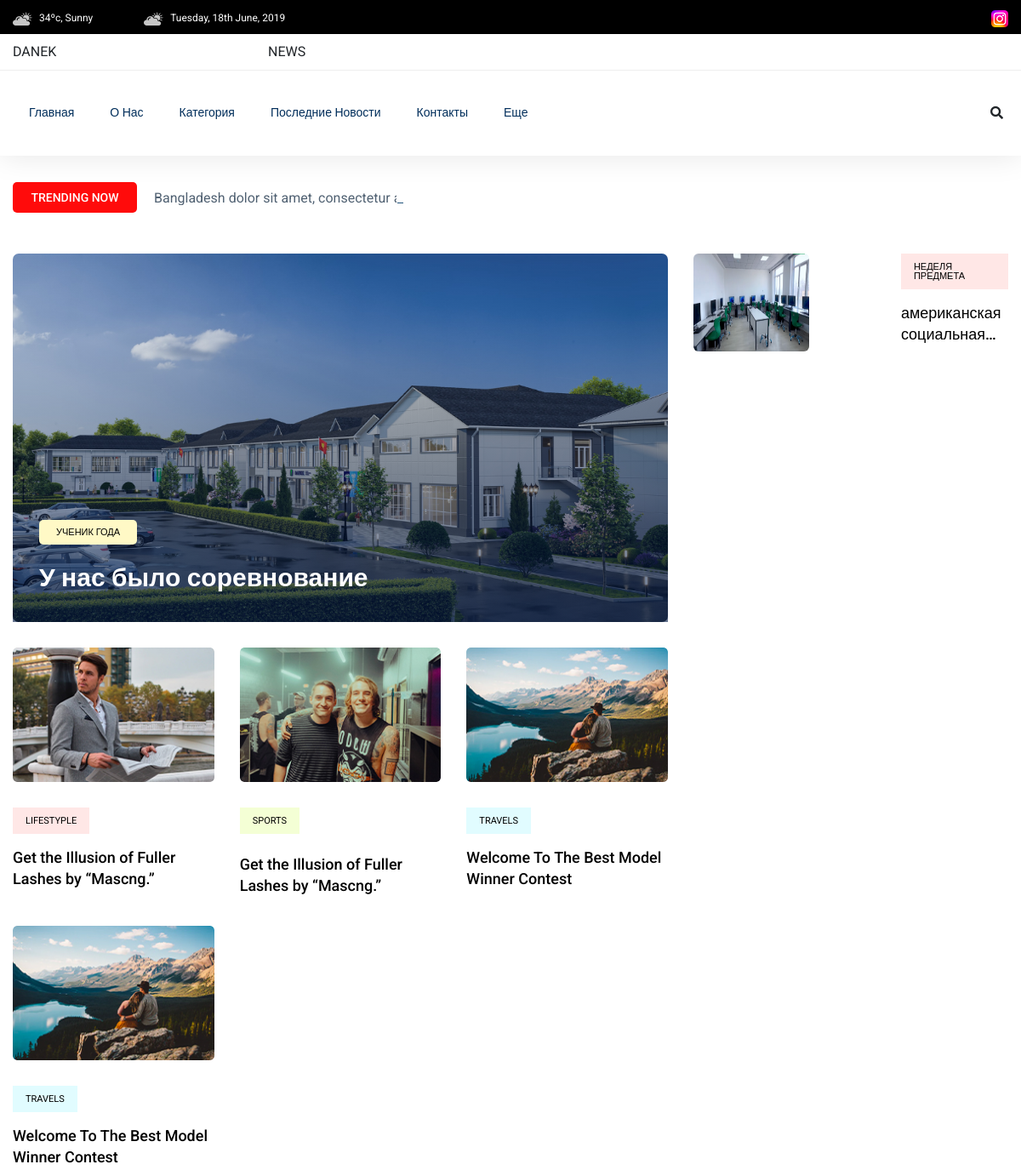
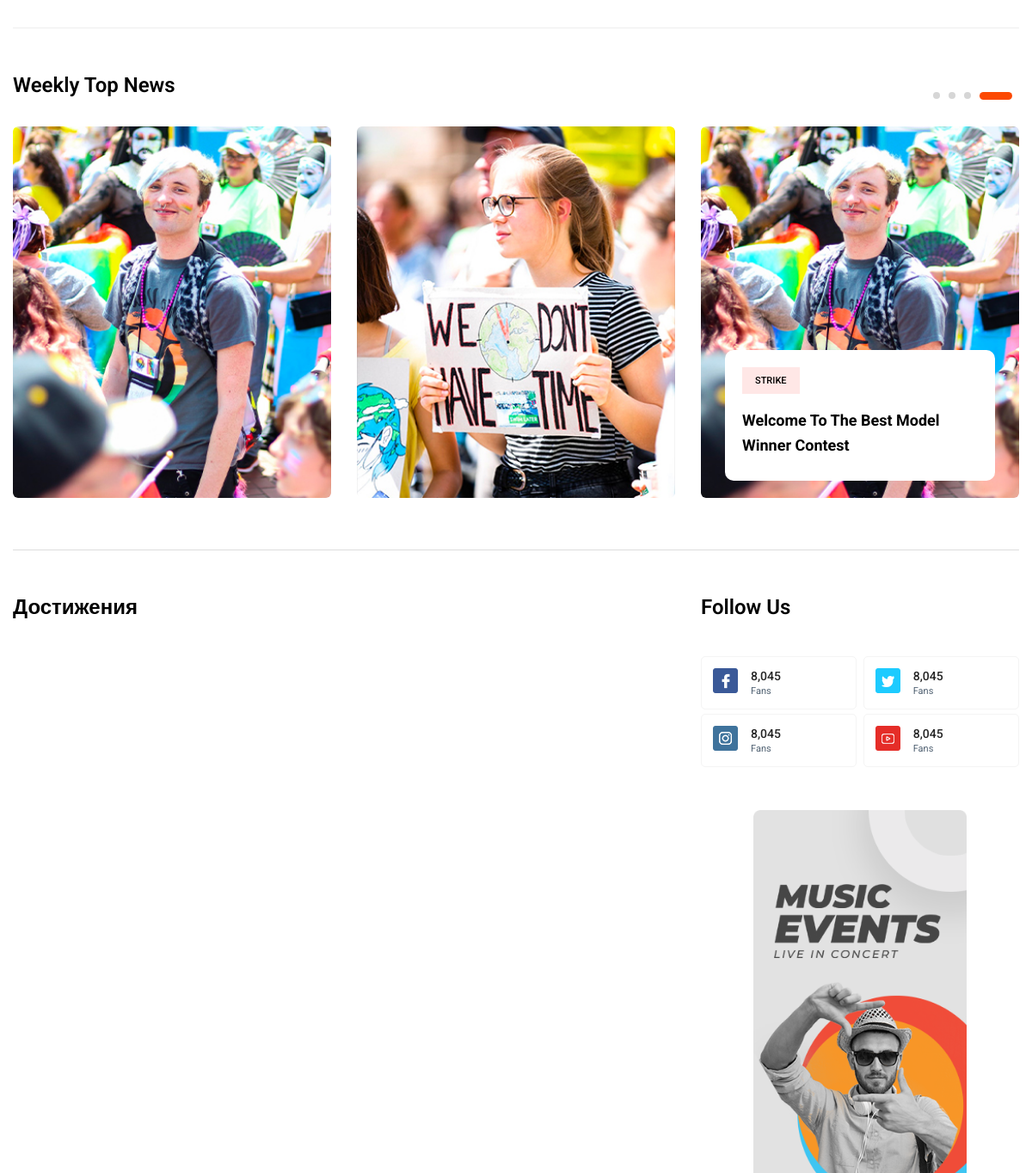
Before: / (upper part) with the older database file (2 pictures, top to bottom).
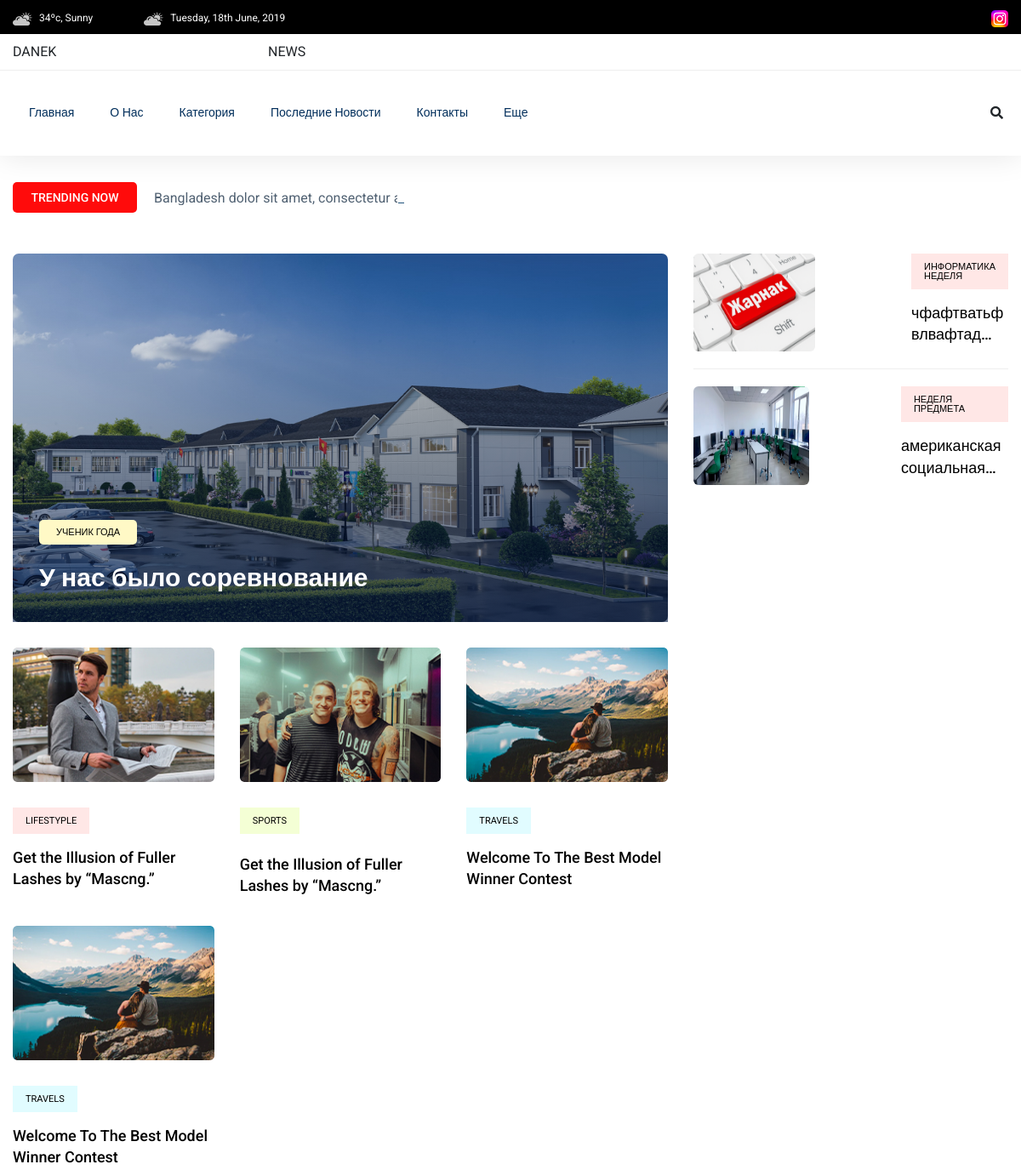
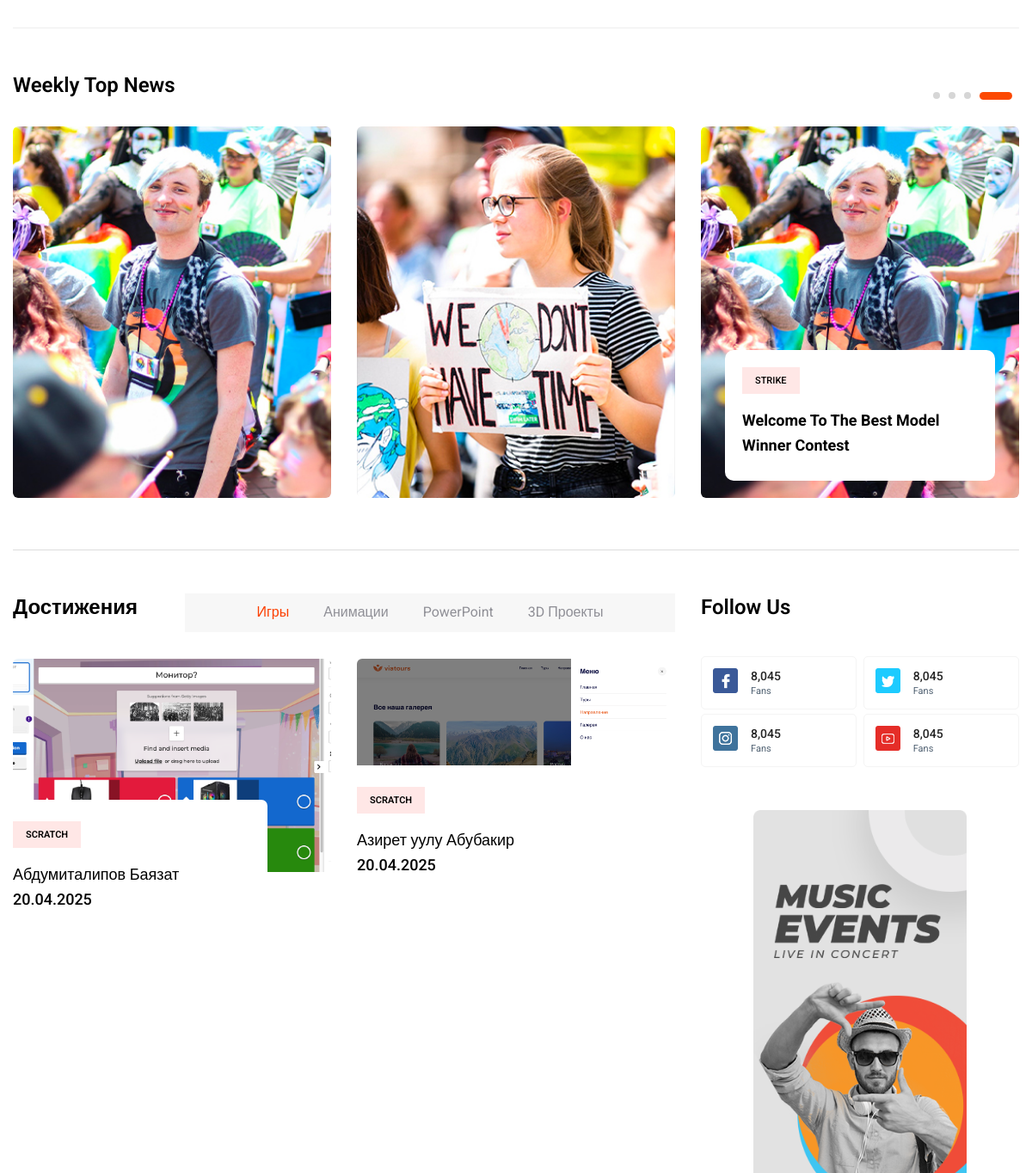
After: the same page with the newer database file (2 pictures, top to bottom).
### website/models.py (models this page shows, shortened)
class SocialNetWorks(models.Model):
    name = models.CharField(max_length=255, blank=True, null=True)
    link = models.CharField(max_length=255, blank=True, null=True)
    image=models.ImageField(upload_to='networks',default='')
    class Meta:
        verbose_name = "Социальная сеть"

class Banner(models.Model):
    title = models.CharField(max_length=255, blank=True, null=True)
    image = models.ImageField(upload_to='banner/', default='')
    text=models.CharField(max_length=255)
    is_active = models.BooleanField(default=True, verbose_name="Активен" )
    created_at = models.DateTimeField(auto_now_add=True, verbose_name="Дата создания")
    class Meta:
        verbose_name = "Баннер"
        verbose_name_plural = "Баннеры"

class News(models.Model):
    title = models.CharField(max_length=255, blank=True, null=True)
    text = models.TextField(max_length=255)
    image=models.ImageField(upload_to='news/')
    created_at = models.DateTimeField(auto_now_add=True, verbose_name="Дата создания")
    class Meta:
        verbose_name = "Новость"
        ordering = ['-created_at']

class AchievCategory(models.Model):
    title = models.CharField(max_length=255, blank=True, null=True)
    class Meta:
        verbose_name = "Категория достижения"

class AchievCategoryProduct(models.Model):
    category = models.ForeignKey(AchievCategory, on_delete=models.CASCADE, related_name='category')
    create_in = models.CharField(max_length=255, blank=True, null=True)
    image=models.ImageField(upload_to='achievements/',default='')
    author=models.TextField(max_length=255)
    project_file=models.FileField(upload_to='project_file/')
    create_at=models.DateTimeField(auto_now_add=True, verbose_name="Дата создания")
    class Meta:
        verbose_name = "Достижения"

### website/views.py (the view)
# urls.py: path('', index, name='index'),
def index(request):
    all_achiev_cats = AchievCategory.objects.prefetch_related('category').all()
    active_achiev_cat = all_achiev_cats.first()
    return render(request, 'website/pages/index.html', {
        'banner': Banner.objects.filter(is_active=True).order_by('-created_at'),
        'news': News.objects.all(),
        'achiev_categories': all_achiev_cats,
        'active_achiev_cat': active_achiev_cat,
    })

### website/context_processors.py (called while the page is built)
def networks(request):
    return{
    'global_nrtworks':SocialNetWorks.objects.all
}

### website/templates/website/pages/index.html (shortened to what the changed rows need)
{% extends '../base.html' %}
{% load static  %}
{% block content %}
    <main>
    <div class="trending-area fix">
        <div class="container">
            <div class="trending-main">
                <div class="row">
                    <div class="col-lg-8">
                       {% include '../includes/banner.html' %}
                    </div>
                    <div class="col-lg-4">
                        {% for i in news %}
                        <div class="trand-right-single d-flex">
                            <div class="trand-right-img">
                                <img src="{{i.image.url}}" width="60%" height="100%"  alt="">
                            </div>
                            <div class="trand-right-cap">
                                <span class="color1">{{i.title}}</span>
                                <h4 ><a href="details.html" style="display: -webkit-box; -webkit-line-clamp: 2;
                                    -webkit-box-orient: vertical;
                                    overflow: hidden;
                                    text-overflow: ellipsis;">{{i.text}}</a></h4>
                            </div>
                        </div>
                        {% endfor %}
                    </div>
                </div>
            </div>
        </div>
    </div>
   <section class="whats-news-area pt-50 pb-20">
    <div class="container">
        <div class="row">
            {% include '../includes/achievements.html' %}
            </div>
        </div>
    </section>
    </main>
    {% endblock %}

### website/templates/website/base.html (shortened to what the changed rows need)
<!doctype html>
{% load static %}
<html class="no-js" lang="zxx">
    <head>
            <link rel="stylesheet" href="{% static 'assets/css/bootstrap.min.css' %}">
            <link rel="stylesheet" href="{% static 'assets/css/owl.carousel.min.css' %}">
            <link rel="stylesheet" href="{% static 'assets/css/ticker-style.css' %}">
            <link rel="stylesheet" href="{% static 'assets/css/flaticon.css' %}">
            <link rel="stylesheet" href="{% static 'assets/css/slicknav.css' %}">
            <link rel="stylesheet" href="{% static 'assets/css/animate.min.css' %}">
            <link rel="stylesheet" href="{% static 'assets/css/magnific-popup.css' %}">
            <link rel="stylesheet" href="{% static 'assets/css/fontawesome-all.min.css' %}">
            <link rel="stylesheet" href="{% static 'assets/css/themify-icons.css' %}">
            <link rel="stylesheet" href="{% static 'assets/css/slick.css' %}">
            <link rel="stylesheet" href="{% static 'assets/css/nice-select.css' %}">
            <link rel="stylesheet" href="{% static 'assets/css/style.css' %}">
   </head>
   <body>
    <header>
       <div class="header-area">
            <div class="main-header ">
                <div class="header-top black-bg d-none d-md-block">
                   <div class="container">
                       <div class="col-xl-12">
                            <div class="row d-flex justify-content-between align-items-center">
                                <div class="header-info-right">
                                    <ul class="header-social">
                                        {% for i in global_nrtworks %}
                                        <li><a href="{{i.link}}" target="_blank"><img src="{{i.image.url}}" width="20" height="20" alt=""></a></li>
                                        {% endfor %}
                                    </ul>
                                </div>
                            </div>
                       </div>
                   </div>
                </div>
            </div>
       </div>
    </header>
    {% block content %}
    {% endblock %}
 </body>
</html>

### website/templates/website/includes/banner.html
{% load static %}
{% for i in banner %}
<div class="trending-top mb-30">
    <div class="trend-top-img">
        <img src="{{ i.image.url }}" alt="">
        <div class="trend-top-cap">
            <span>{{i.title}}</span>
            <h2><a href="details.html">{{i.text}}</a></h2>
        </div>
    </div>
</div>
{% endfor %}

### website/templates/website/includes/achievements.html
{% load static %}
<div class="col-lg-8">
    <div class="row d-flex justify-content-between">
        <div class="col-lg-3 col-md-3">
            <div class="section-tittle mb-30">
                <h3>Достижения</h3>
            </div>
        </div>
        <div class="col-lg-9 col-md-9">
            <div class="properties__button">
                <nav>
                    <div class="nav nav-tabs" id="nav-tab" role="tablist">
                        {% for category in achiev_categories %}
                        <a class="nav-item nav-link {% if forloop.first %}active{% endif %}"
                           id="nav-{{category.id}}-tab"
                           data-toggle="tab"
                           href="#nav-{{category.id}}"
                           role="tab"
                           aria-selected="{% if forloop.first %}true{% else %}false{% endif %}">
                            {{category.title}}
                        </a>
                        {% endfor %}
                    </div>
                </nav>
            </div>
        </div>
    </div>
    <div class="row">
        <div class="col-12">
            <div class="tab-content" id="nav-tabContent">
                {% for category in achiev_categories %}
                <div class="tab-pane fade {% if forloop.first %}show active{% endif %}"
                     id="nav-{{category.id}}"
                     role="tabpanel"
                     aria-labelledby="nav-{{category.id}}-tab">
                    <div class="whats-news-caption">
                        <div class="row">
                            {% for product in category.category.all %}
                            <div class="col-lg-6 col-md-6">
                                <div class="single-what-news mb-100">
                                    <div class="what-img">
                                        <img src="{{product.image.url}}" alt="{{product.author}}">
                                    </div>
                                    <div class="what-cap">
                                        <span class="color1">{{product.create_in}}</span>
                                        <h4>
                                            <a href="{{product.project_file.url}}" target="_blank">
                                                {{product.author}}<br>
                                                {{product.create_at|date:"d.m.Y"}}
                                            </a>
                                        </h4>
                                    </div>
                                </div>
                            </div>
                            {% empty %}
                            <div class="col-12">
                                <p>Нет достижений в этой категории</p>
                            </div>
                            {% endfor %}
                        </div>
                    </div>
                </div>
                {% endfor %}
            </div>
        </div>
    </div>
</div>

Changed rows visible on the page:
added News: image (picture), title "ИНФОРМАТИКА НЕДЕЛЯ", text "чфафтватьф…"
added AchievCategory: title "Игры"
added AchievCategory: title "Анимации", shown under "Достижения"
added AchievCategory: title "PowerPoint", shown under "Достижения"
added AchievCategory: title "3D Проекты", shown under "Достижения"
added AchievCategoryProduct: image (picture), create_in "SCRATCH", author "Абдумиталипов Баязат", create_at "20.04.2025"
added AchievCategoryProduct: image (picture), create_in "SCRATCH", author "Азирет уулу Абубакир", create_at "20.04.2025"
